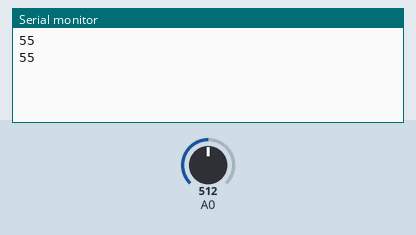
The sketch below on a simulated Arduino Uno, built with avr-gcc and run on an emulated ATmega328P. Shown: the last lines printed to the serial monitor. The test bench sets the inputs (shaded band); at power-on: A0 = 512.

Above: at 1.8 s.
1.9 s: A0 set to 716
At 2.8 s:
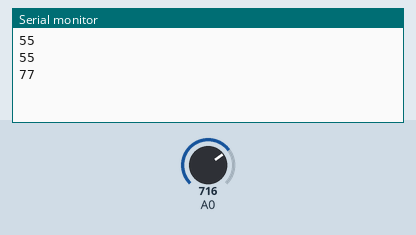
3.4 s: A0 set to 900
At 4.8 s:
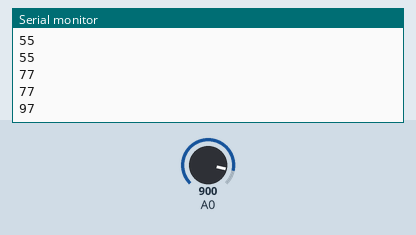
Timing chart, 0 to 6.4 s (numbered marks = the images above; inputs shaded):
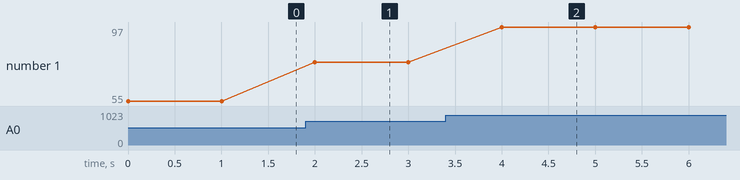

Measured:
- after the input at 1.9 s, the serial monitor: prints a new line after 0.10 s (image 1)
- after the input at 3.4 s, the serial monitor: prints a new line after 0.60 s (image 2)
- plotted number 1: 55 → 77 after the input at 1.9 s, 77 → 97 after the input at 3.4 s

The sketch:

ELEMENT_H2OLevel_11114_908pm.ino
```cpp
/* -- Official working draft of the MyStall prototype --

 All called functions are defined at the end of the sketch, immediately following
 the main loop. Pay attention to the clearStrings() function, as it must be updated
 with any new strings added to the sketch for them to be cleared properly after
 each loop.

 Current shields:


 Current sensors:
 - Water level

 Important notes:
 - In the Arduino core libraries, SoftwareSerial.h has been modified to increase max
 buffer size from 64 --> 256 to accomodate longer reads from GPRS over the software
 serial connection.
 - In working prototype, PIR must be warmed up for ~20 seconds on the first boot for
 proper function. */

// Libraries


// Globally available variables
int h2oLevel = 0;  // Water level reading from sensor

void setup() {
  Serial.begin(19200);
}

void loop() {
  h2oLevelRead();
  Serial.println(h2oLevel);
  delay(1000);
}

///////////////////////////////////////////////////////////////////////////////////////////////////////
/////////////<------------  All functions called in main loop defined below  ------------>/////////////
///////////////////////////////////////////////////////////////////////////////////////////////////////

// Water level in bucket (mimicked by potentiometer voltage reading for prototyping)
void h2oLevelRead() {
  int h2oReadVal = analogRead(A0);
  h2oLevel = h2oReadVal / 9.22;  // Divide by (MaximumPossibleReading / 100) for 0-100 scale
}
```
